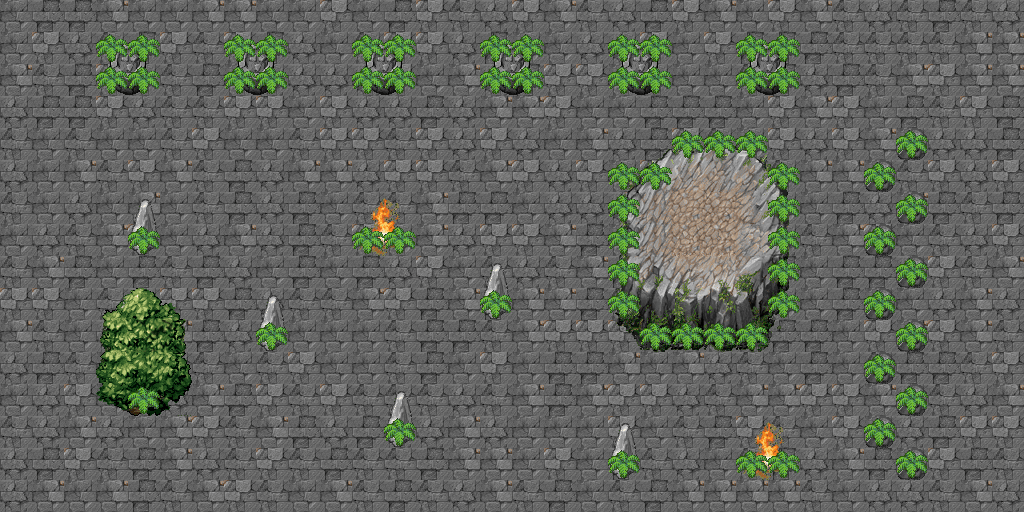

The image is a tile-based game level rendered from a .tmx file. Its description and source (layers, tilesets, objects; grid data summarised) follow:
An orthogonal 32x16 tile map with 32x32 px tiles, 4 tile layers (Floor1, Floor2, Floor3, Colisao).

<map version="1.0" orientation="orthogonal" width="32" height="16" tilewidth="32" tileheight="32">
 <tileset firstgid="1" name="Tileset" tilewidth="32" tileheight="32">
  <image source="foresttiles.png" width="512" height="512" />
 </tileset>
 <layer name="Floor1" width="32" height="16">
  <data>[512 cells, 512 non-empty, 6 distinct tile ids]</data>
 </layer>
 <layer name="Floor2" width="32" height="16">
  <data>[512 cells, 87 non-empty, 51 distinct tile ids]</data>
 </layer>
 <layer name="Floor3" width="32" height="16">
  <data>[512 cells, 20 non-empty, 14 distinct tile ids]</data>
 </layer>
 <layer name="Colisao" width="32" height="16">
  <data>[512 cells, 63 non-empty, 1 distinct tile ids]</data>
 </layer>
</map>
